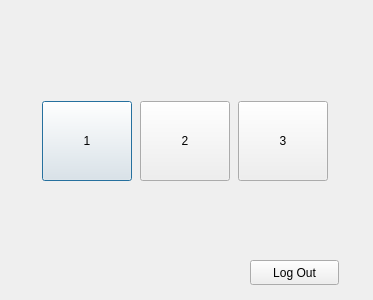
<?xml version="1.0" encoding="UTF-8"?>
<ui version="4.0">
 <class>Control</class>
 <widget class="QDialog" name="Control">
  <property name="geometry">
   <rect>
    <x>0</x>
    <y>0</y>
    <width>373</width>
    <height>300</height>
   </rect>
  </property>
  <property name="minimumSize">
   <size>
    <width>373</width>
    <height>300</height>
   </size>
  </property>
  <property name="maximumSize">
   <size>
    <width>373</width>
    <height>300</height>
   </size>
  </property>
  <property name="windowTitle">
   <string>Control</string>
  </property>
  <widget class="QWidget" name="layoutWidget">
   <property name="geometry">
    <rect>
     <x>40</x>
     <y>100</y>
     <width>291</width>
     <height>82</height>
    </rect>
   </property>
   <layout class="QHBoxLayout" name="horizontalLayout">
    <item>
     <widget class="QPushButton" name="_cmdSt_1">
      <property name="minimumSize">
       <size>
        <width>90</width>
        <height>80</height>
       </size>
      </property>
      <property name="maximumSize">
       <size>
        <width>90</width>
        <height>80</height>
       </size>
      </property>
      <property name="text">
       <string>1</string>
      </property>
     </widget>
    </item>
    <item>
     <widget class="QPushButton" name="_cmdSt_2">
      <property name="minimumSize">
       <size>
        <width>90</width>
        <height>80</height>
       </size>
      </property>
      <property name="maximumSize">
       <size>
        <width>90</width>
        <height>80</height>
       </size>
      </property>
      <property name="text">
       <string>2</string>
      </property>
     </widget>
    </item>
    <item>
     <widget class="QPushButton" name="_cmdSt_3">
      <property name="minimumSize">
       <size>
        <width>90</width>
        <height>80</height>
       </size>
      </property>
      <property name="maximumSize">
       <size>
        <width>90</width>
        <height>80</height>
       </size>
      </property>
      <property name="text">
       <string>3</string>
      </property>
     </widget>
    </item>
   </layout>
  </widget>
  <widget class="QPushButton" name="_cmdLog_out">
   <property name="geometry">
    <rect>
     <x>250</x>
     <y>260</y>
     <width>89</width>
     <height>25</height>
    </rect>
   </property>
   <property name="text">
    <string>Log Out</string>
   </property>
  </widget>
  <widget class="QLabel" name="ctr_infoLabel">
   <property name="geometry">
    <rect>
     <x>10</x>
     <y>10</y>
     <width>171</width>
     <height>17</height>
    </rect>
   </property>
   <property name="text">
    <string/>
   </property>
  </widget>
 </widget>
 <resources/>
 <connections/>
</ui>
